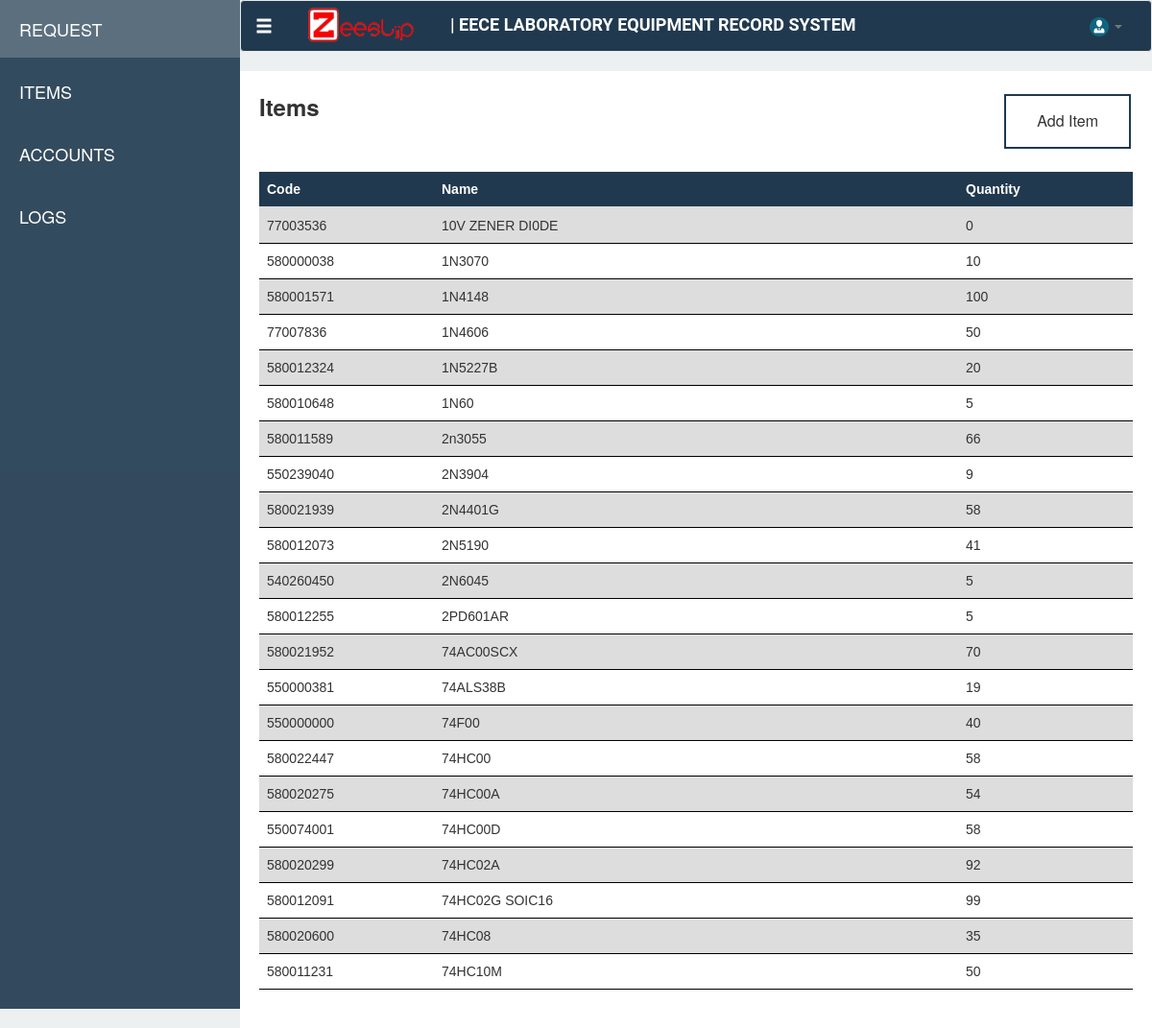
The app's page /dashboard/items with its own data.
### tables this page shows
CREATE TABLE "Item" ("itemId" INTEGER PRIMARY KEY  AUTOINCREMENT  NOT NULL  UNIQUE , "itemCode" VARCHAR UNIQUE , "itemName" VARCHAR, "itemDescription" VARCHAR, "itemQuantity" INTEGER DEFAULT 0);

### app.py (the view)
    @app.route('/dashboard/items')
    def items():
        con = sqlite3.connect("ZeeSlipv2.sqlite")
        con.row_factory = sqlite3.Row
        cur = con.cursor()
        cur.execute("SELECT itemId,itemCode,itemName,itemDescription,itemQuantity FROM Item")
        rows = cur.fetchall();
        return render_template('modules/items.html' , recs = rows)

### templates/modules/items.html (shortened to what this page needs)
{% extends "dashboard.html" %}
{% block items %}
<link type="text/css" href="{{ url_for('static', filename='css/styles.css') }}" rel="stylesheet">
<div class="request-page-def">
    <div class="row">
        <div class="col-md-2"><span class="request-text"> Items </span></div>
        <div class="col-md-10"> <button data-toggle="modal" data-target="#addItem" class="button-1 hvr-grow-shadow" style="float: right">Add Item</button> </div>
    </div>
    <br>
    <div class="row">
        <div class="col-md-12">
        <div class="table-responsive">
        <table class="table" id="itemList">
            <thead>
                <tr>
                <th width="20%"> Code </th>
                <th width="60%"> Name </th>
                <th width="20%"> Quantity </th>
                </tr>
            </thead>
            <tbody>
            {% for r in recs %}
                <tr data-toggle="modal" id="{{ r[0] }}" data-target="#{{ r[0] }}">
                <td width="20%"> {{ r[1] }} </td>
                <td width="60%"> {{ r[2] }} </td>
                <td width="20%"> {{ r[4] }}</td>
                </tr>
             {% endfor %}
        </table>
        </div>
        </div>
    </div>
</div>
{% endblock %}

### static/css/dash.css (style rules this page uses)
body { background-color: #ecf0f1; }
.request-page-def { padding: 20px; background-color: #ffffff; }
.request-text { font-size: 24px; font-weight: bold; }
table { font-family: arial, sans-serif; border-collapse: collapse; width: 100%; }
th { background-color: #20394e; color: white; }
td, th { border-bottom: 1px solid #000000; text-align: left; padding: 8px; }
tr:nth-child(odd) { background-color: #dddddd; }

### static/css/styles.css (style rules this page uses)
td { cursor: pointer; }
.button-1 { background-color: #ffffff; border-style: solid; border-color: #20394e; padding: 15px 32px; text-align: center; text-decoration: none; display: inline-block; font-size: 16px; margin: 4px 2px; cursor: pointer; }

### records on screen
Item: itemCode "77003536", itemName "10V ZENER DI0DE", itemQuantity "0"
Item: itemCode "580000038", itemName "1N3070", itemQuantity "10"
Item: itemCode "580001571", itemName "1N4148", itemQuantity "100"
Item: itemCode "77007836", itemName "1N4606", itemQuantity "50"
Item: itemCode "580012324", itemName "1N5227B", itemQuantity "20"
Item: itemCode "580010648", itemName "1N60", itemQuantity "5"
Item: itemCode "580011589", itemName "2n3055", itemQuantity "66"
Item: itemCode "550239040", itemName "2N3904", itemQuantity "9"
Item: itemCode "580021939", itemName "2N4401G", itemQuantity "58"
Item: itemCode "580012073", itemName "2N5190", itemQuantity "41"
Item: itemCode "540260450", itemName "2N6045", itemQuantity "5"
Item: itemCode "580012255", itemName "2PD601AR", itemQuantity "5"
Item: itemCode "580021952", itemName "74AC00SCX", itemQuantity "70"
Item: itemCode "550000381", itemName "74ALS38B", itemQuantity "19"
Item: itemCode "550000000", itemName "74F00", itemQuantity "40"
Item: itemCode "580022447", itemName "74HC00", itemQuantity "58"
Item: itemCode "580020275", itemName "74HC00A", itemQuantity "54"
Item: itemCode "550074001", itemName "74HC00D", itemQuantity "58"
Item: itemCode "580020299", itemName "74HC02A", itemQuantity "92"
Item: itemCode "580012091", itemName "74HC02G SOIC16", itemQuantity "99"
Item: itemCode "580020600", itemName "74HC08", itemQuantity "35"
Item: itemCode "580011231", itemName "74HC10M", itemQuantity "50"
